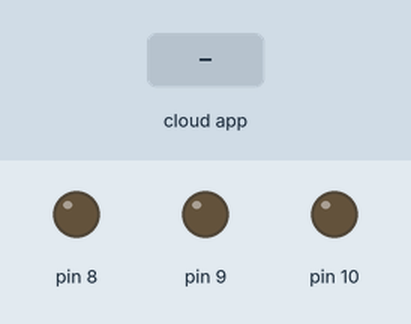
This sketch was run on a simulated Arduino Uno, built with avr-gcc and run on an emulated ATmega328P. Shown: output pins drawn as LEDs (lit = HIGH). The test bench sets the inputs (shaded band). The ROS host is connected and sends only what is stated.

Above: at 1.2 s.
1.3 s: the phone or cloud app sets gripper to 1
At 2.2 s:
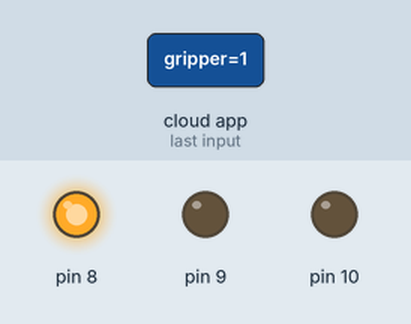
2.8 s: the phone or cloud app sets gripper to 0
At 4.0 s:
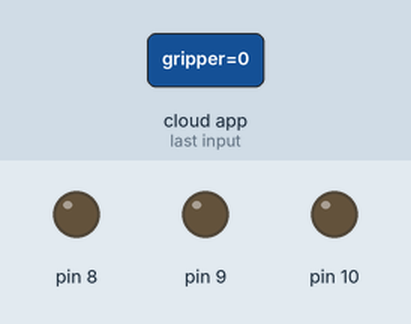
Timing chart, 0 to 5.8 s (numbered marks = the images above; inputs shaded):
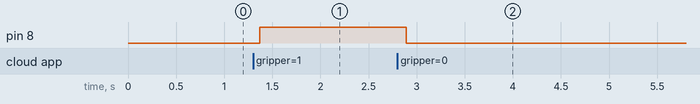

Measured:
- after the input at 1.3 s, pin 8: LOW → HIGH after 0.07 s
- after the input at 2.8 s, pin 8: HIGH → LOW after 0.09 s

The sketch:

pubsub.ino
```cpp
/*
 * rosserial PubSub Example
 * Prints "hello world!" and toggles led
 */

#include <ros.h>
#include <std_msgs/String.h>
#include <std_msgs/Empty.h>
#include <std_msgs/Bool.h>

ros::NodeHandle  nh;

// setpoint contains incoming message
int setpoint = 0;

void messageCb( const std_msgs::Bool& msg){
  setpoint = (int)msg.data;
}

ros::Subscriber<std_msgs::Bool> sub("gripper", messageCb );


std_msgs::Bool received_msg;
ros::Publisher chatter("gripper_state", &received_msg);

void setup()
{
  nh.initNode();
  nh.advertise(chatter);
  nh.subscribe(sub);
  pinMode(8,OUTPUT);
  pinMode(9,OUTPUT);
  pinMode(10,OUTPUT);
}

void loop()
{
  received_msg.data = setpoint;

  // change pin outputs using setpoint here.

  chatter.publish( &received_msg );
  if(setpoint)
  {
    digitalWrite(8,HIGH);
//    digitalWrite(9,HIGH);
//    digitalWrite(10,HIGH);
  }
  else
  {
    digitalWrite(8,LOW);
//    digitalWrite(9,LOW);
//    digitalWrite(10,LOW);
  }
  nh.spinOnce();
  delay(50);
}
```
